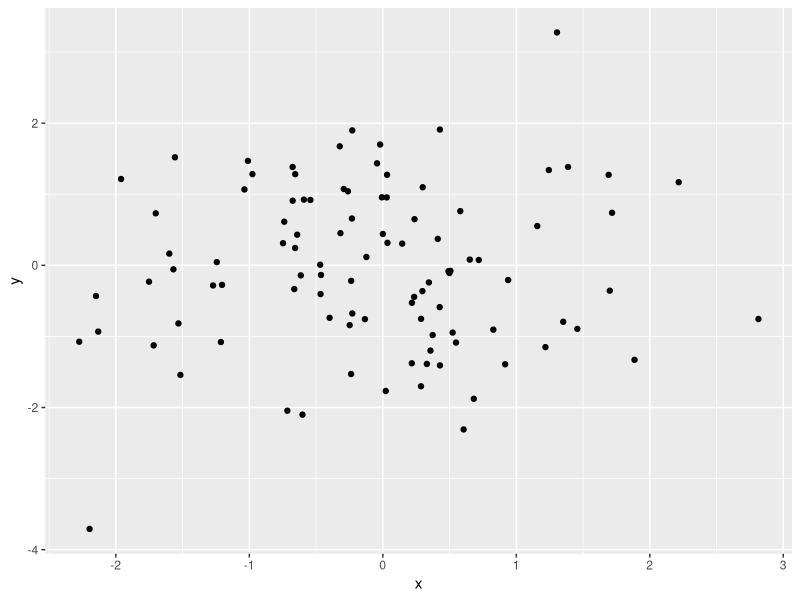
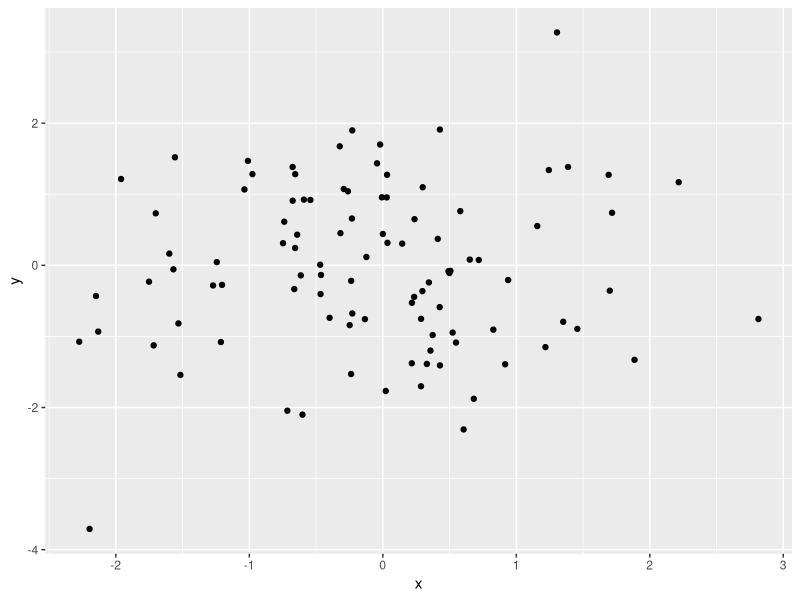

These figures' R source, in order:
# make some random visualization in R to test it's working

# Load the ggplot2 package
library(ggplot2)

# Create a data frame
data <- data.frame(x = rnorm(100), y = rnorm(100))

# Create a scatterplot
ggplot(data, aes(x = x, y = y)) + geom_point()

# Save the plot as a PNG file
ggsave("testPlot.png")

